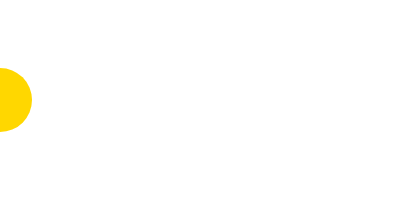
Frame 1 (no input)
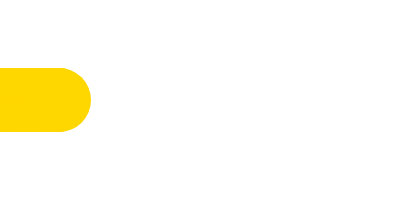
Frame 60 (no input)
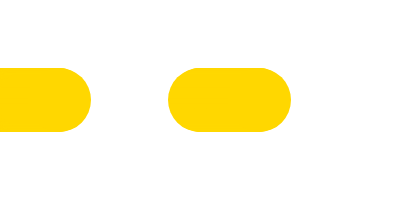
Frame 120 (the mouse pressed at the canvas centre since frame 60)

The p5.js sketch that drew these frames (run headless with seeded random() and noise() and a simulated clock; from frame 60 on, the mouse is pressed at the canvas centre):

// p5.js sketch
// ── sketch.js
let circleX = 0;
let circleY = 100;
let diam = 64;

function setup() {
  createCanvas(400, 200).mousePressed(function() {
    circleX = mouseX;
    circleY = mouseY;
  });
  create_ui();
  fill('gold');
  // fill('yellow');
}

function draw() {
  // background(0);
  noStroke();
  // fill(a_color);
  circle(circleX, circleY, diam);
  circleX = (circleX + 1) % width;
  update_ui();
}

function create_ui() {
  createSpan('click on canvas to move the circle')
  createElement('br');
  createButton('random color').mousePressed(function() {
    let col = random(['red','green','gold']);
    fill(col);
  });
  createButton('random gray').mousePressed(function() {
    let col = random(0,255);
    fill(col, 100);
  });
  createElement('br');
  createButton('backg 255').mousePressed(function() {
    background(255);
  });
  createButton('diam 50').mousePressed(function() {
    diam = 50;
  });
  createButton('diam 100').mousePressed(function() {
    diam = 100;
  });
  createElement('br');
  createSpan().id('icircleX');
  createSpan().id('icircleY');
  createElement('br');
  createSpan().id('imx');
  createSpan().id('imy');
  createSpan().id('icc');
}

function update_ui() {
  select('#icircleX').html('[circleX=' + circleX + '] ')
  select('#icircleY').html('[circleY=' + circleY + '] ')
  select('#imx').html('[mouseX=' + mouseX + '] ')
  select('#imy').html('[mouseY=' + mouseY + '] ')
  select('#icc').html('[RGBA=' + get(mouseX, mouseY) + '] ')
}

// https://editor.p5js.org/jht1493/sketches/YzI6wqRGE
// 2.2.3 variable circleX random color

// https://editor.p5js.org/jht1493/sketches/UhNMB6GQO
// 2.2.3 variable circleX % width ui

// https://editor.p5js.org/jht1493/sketches/CwYDz_4N2
// 2.2.2 variable circleX % width

// https://editor.p5js.org/jht1493/sketches/v9zsQFPqN
// 2.2 variable circleX

// Make Your Own (Make Your Own Variable)
// Code! Programming with p5.js
// The Coding Train / Daniel Shiffman
// https://thecodingtrain.com/beginners/p5js/2.2-make-your-own.html
// https://youtu.be/dRhXIIFp-ys

// Make Your Own Variable: https://editor.p5js.org/codingtrain/sketches/xPXNdPy17
// Growing Circle Exercise: https://editor.p5js.org/codingtrain/sketches/ehbMJ-otC
